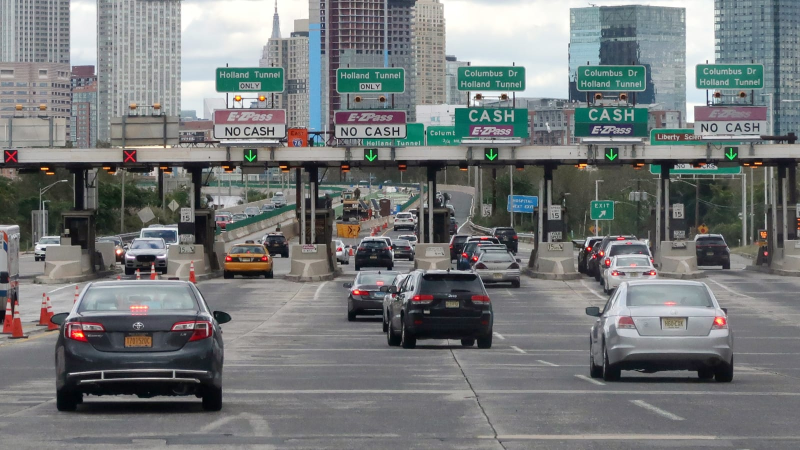
#> input picture Application_CarAndPedestrianTracking/car_image.jpg, 1600 x 900 px, given in place of the camera (shown at 1/2 size)
$ jupyter execute --allow-errors plotting.ipynb
#> lines starting #> are read from the running program, lines starting #| are printed output that depends on the picture
[cell 1]
import cv2, time, pandas
from datetime import datetime

first_frame = None
status_list = [None, None]
times = []
video = cv2.VideoCapture(0)
df = pandas.DataFrame(columns = ("Start", "End"))

while True:
    check, frame = video.read()
#> frame is the input picture: shape (900, 1600, 3); mean B, G, R 121.3, 120.8, 117.4
    status = 0
    gray_frame = cv2.cvtColor(frame, cv2.COLOR_BGR2GRAY)
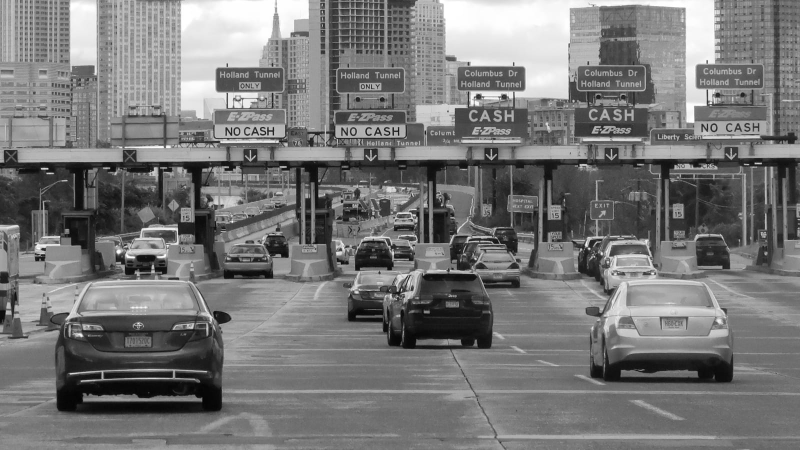
#> gray_frame: shape (900, 1600) (shown at 1/2 size); min 0, max 255, mean 119.8
    gray_frame = cv2.GaussianBlur(gray_frame,(21,21),0)
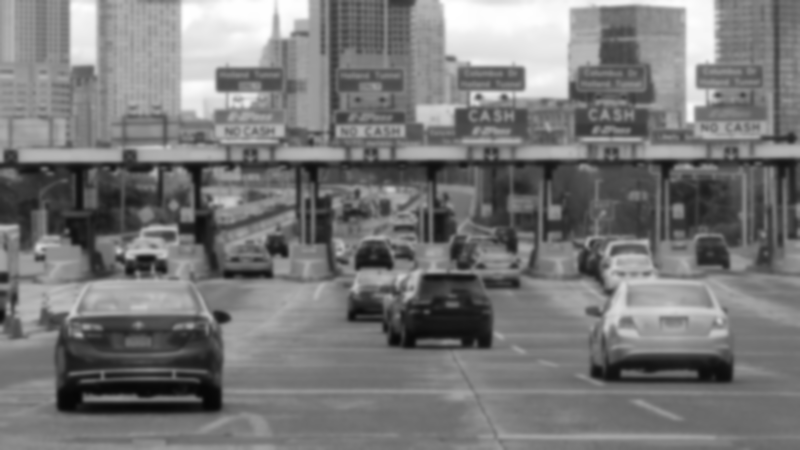
#> gray_frame: shape (900, 1600) (shown at 1/2 size); min 6, max 255, mean 119.8

    if first_frame is None:
        first_frame = gray_frame
        continue

    delta_frame = cv2.absdiff(first_frame, gray_frame)
    threshold_frame = cv2.threshold(delta_frame, 30, 255, cv2.THRESH_BINARY)[1]
    threshold_frame = cv2.dilate(threshold_frame, None, iterations = 2)
    (cnts,_) = cv2.findContours(threshold_frame.copy(), cv2.RETR_EXTERNAL, cv2.CHAIN_APPROX_SIMPLE)

    for contour in cnts:
        if cv2.contourArea(contour) < 5000:
            continue
        (x, y, w, h) = cv2.boundingRect(contour)
        status = 1
        cv2.rectangle(frame, (x,y), (x+w, y+h), (0,255,0), 3)
    status_list.append(status)
    status_list = status_list[-2:]

    if status_list[-1] == 1 and status_list[-2] == 0:
        times.append(datetime.now())
    if status_list[-1] == 0 and status_list[-2] == 1:
        times.append(datetime.now())

    cv2.imshow("Gray Frame", gray_frame)
    cv2.imshow("Delta Frame", delta_frame)
    cv2.imshow("Threshold Frame", threshold_frame)
    cv2. imshow("Color Frame", frame)

    key = cv2.waitKey(1)
    if key == ord('q'):
        if status == 1:
            times.append(datetime.now())
        break
for i in range(0, len(times), 2):
    df = df.append({"Start":times[i], "End":times[i+1]}, ignore_index = True)
#> this loop made 0 passes
df.to_csv("Times.csv")

video.release()
cv2.destroyAllWindows()
